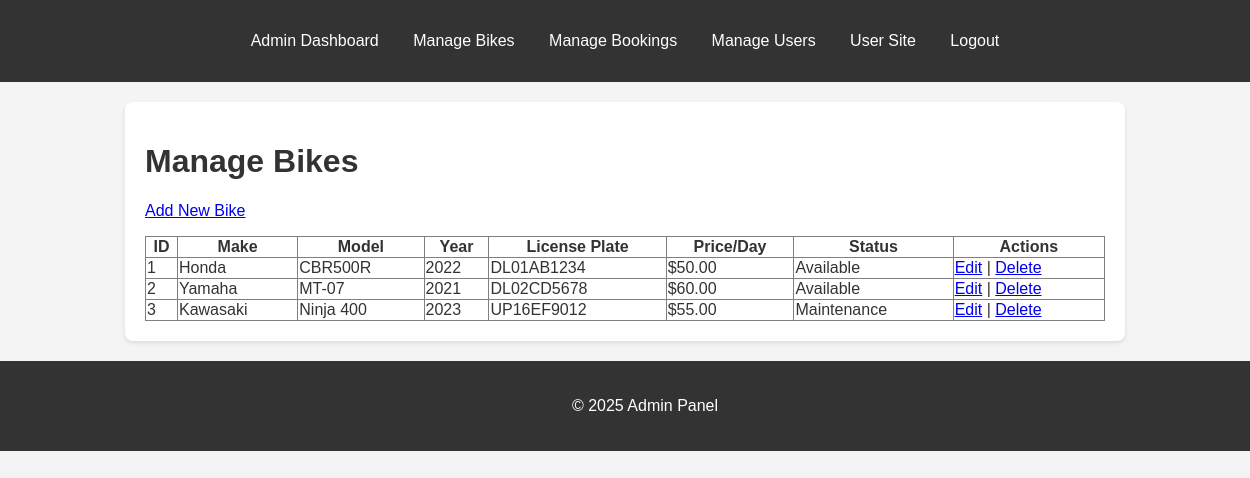
Screenshot of /admin/bikes.php (signed in) with the database file from the repository.
### tables this page shows
CREATE TABLE IF NOT EXISTS `bikes` (
    `id` INT AUTO_INCREMENT PRIMARY KEY,
    `make` VARCHAR(255) NOT NULL,
    `model` VARCHAR(255) NOT NULL,
    `year` INT,
    `license_plate` VARCHAR(50) UNIQUE NOT NULL,
    `rental_price_per_day` DECIMAL(10, 2) NOT NULL,
    `availability_status` ENUM('available', 'rented', 'maintenance') DEFAULT 'available',
    `image_url` VARCHAR(255) DEFAULT NULL,
    `created_at` TIMESTAMP DEFAULT CURRENT_TIMESTAMP
);

### admin/bikes.php (the view, shortened to what this page needs)
<?php
require_once '../includes/admin_header.php';
$bikes = [];
$sql = "SELECT * FROM bikes ORDER BY created_at DESC";
$result = $conn->query($sql);
if ($result->num_rows > 0) {
    while ($row = $result->fetch_assoc()) {
        $bikes[] = $row;
    }
} else {
    $message = "No bikes found.";
}
?>
<h1>Manage Bikes</h1>
<p><a href="add_bike.php">Add New Bike</a></p>
<?php if (count($bikes) > 0): ?>
    <table border="1" style="width:100%; border-collapse: collapse;">
        <thead>
            <tr>
                <th>ID</th>
                <th>Make</th>
                <th>Model</th>
                <th>Year</th>
                <th>License Plate</th>
                <th>Price/Day</th>
                <th>Status</th>
                <th>Actions</th>
            </tr>
        </thead>
        <tbody>
            <?php foreach ($bikes as $bike): ?>
                <tr>
                    <td><?php echo htmlspecialchars($bike['id']); ?></td>
                    <td><?php echo htmlspecialchars($bike['make']); ?></td>
                    <td><?php echo htmlspecialchars($bike['model']); ?></td>
                    <td><?php echo htmlspecialchars($bike['year']); ?></td>
                    <td><?php echo htmlspecialchars($bike['license_plate']); ?></td>
                    <td>$<?php echo number_format($bike['rental_price_per_day'], 2); ?></td>
                    <td><?php echo htmlspecialchars(ucfirst($bike['availability_status'])); ?></td>
                    <td>
                        <a href="edit_bike.php?id=<?php echo $bike['id']; ?>">Edit</a> |
                        <a href="delete_bike.php?id=<?php echo $bike['id']; ?>" onclick="return confirm('Are you sure you want to delete this bike?');">Delete</a>
                    </td>
                </tr>
            <?php endforeach; ?>
        </tbody>
    </table>
<?php else: ?>
    <p>No bikes currently in the system. Add one above!</p>
<?php endif; ?>
<?php
require_once '../includes/admin_footer.php';
?>

### includes/admin_header.php (shortened to what this page needs)
<!DOCTYPE html>
<html lang="en">
<head>
    <link rel="stylesheet" href="../public/style.css">
</head>
<body>
    <header>
        <nav>
            <ul>
                <li><a href="index.php">Admin Dashboard</a></li>
                <li><a href="bikes.php">Manage Bikes</a></li>
                <li><a href="bookings.php">Manage Bookings</a></li>
                <li><a href="users.php">Manage Users</a></li>
                <li><a href="../index.php">User Site</a></li>
                <?php if (isset($_SESSION['user_id'])):  ?>
                    <li><a href="../logout.php">Logout</a></li>
                <?php endif; ?>
            </ul>
        </nav>
    </header>
    <main>

### includes/admin_footer.php (shortened to what this page needs)
    </main>
    <footer>
        <p>&copy; <?php echo date("Y"); ?> Admin Panel</p>
    </footer>
</body>
</html>

### public/style.css (style rules this page uses)
body { font-family: Arial, sans-serif; margin: 0; padding: 0; background-color: #f4f4f4; color: #333; }
header { background-color: #333; color: #fff; padding: 1em 0; text-align: center; }
header nav ul { list-style: none; padding: 0; }
header nav ul li { display: inline; margin: 0 15px; }
header nav ul li a { color: #fff; text-decoration: none; }
main { padding: 20px; max-width: 960px; margin: 20px auto; background-color: #fff; border-radius: 8px; box-shadow: 0 2px 4px rgba(0, 0, 0, 0.1); }
footer { text-align: center; padding: 20px; background-color: #333; color: #fff; position: relative; bottom: 0; width: 100%; margin-top: 20px; }

### rows the page displays
bikes: id "1", make "Honda", model "CBR500R", year "2022", license_plate "DL01AB1234", rental_price_per_day "50.00", availability_status "Available"
bikes: id "2", make "Yamaha", model "MT-07", year "2021", license_plate "DL02CD5678", rental_price_per_day "60.00", availability_status "Available"
bikes: id "3", make "Kawasaki", model "Ninja 400", year "2023", license_plate "UP16EF9012", rental_price_per_day "55.00", availability_status "Maintenance"
